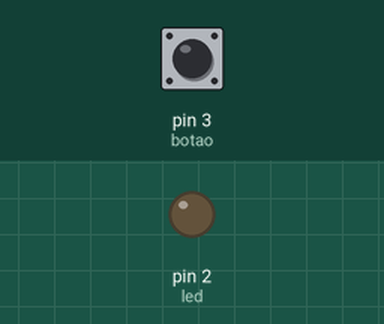
Bench run of a sketch on a simulated Arduino Uno, built with avr-gcc and run on an emulated ATmega328P. Shown: output pins drawn as LEDs (lit = HIGH). Inputs (shaded band) come from the test bench; at power-on: pin 3 (botao) LOW.

Above: at 1.2 s.
1.3 s: pin 3 (botao) pulled HIGH for 0.15 s
At 1.47 s:
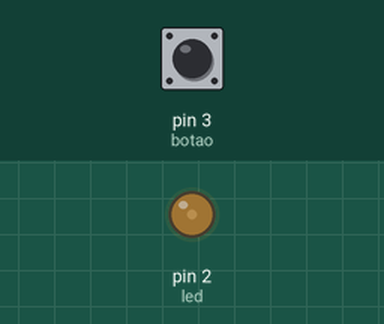
3.0 s: pin 3 (botao) pulled HIGH for 3.2 s
At 7.5 s:
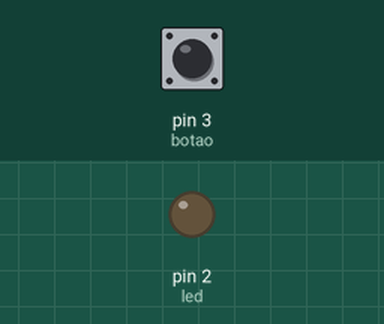
Timing chart, 0 to 9.0 s (numbered marks = the images above; inputs shaded):
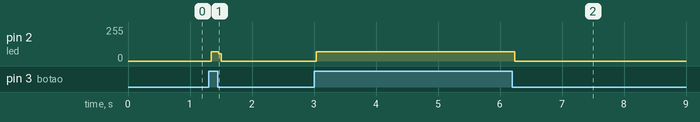

Measured:
- after the input at 1.3 s, pin 2 (led): 0/255 → 70/255 at once, → 0/255 0.12 s later
- after the input at 3.0 s, pin 2 (led): 0/255 → 70/255 at once, → 0/255 3.2 s later

The sketch:

codigo.ino
```cpp
const int led = 2;
const int botao = 3;

int var;

void setup()
{
  pinMode(led, OUTPUT);
  pinMode(botao, INPUT);
  Serial.begin(9600);
}

void loop()
{
  var = digitalRead(botao);

   if(var == HIGH)
   {
     digitalWrite(led, HIGH);

   if(!var == LOW)
     digitalWrite(led, LOW);
   }
}
```
